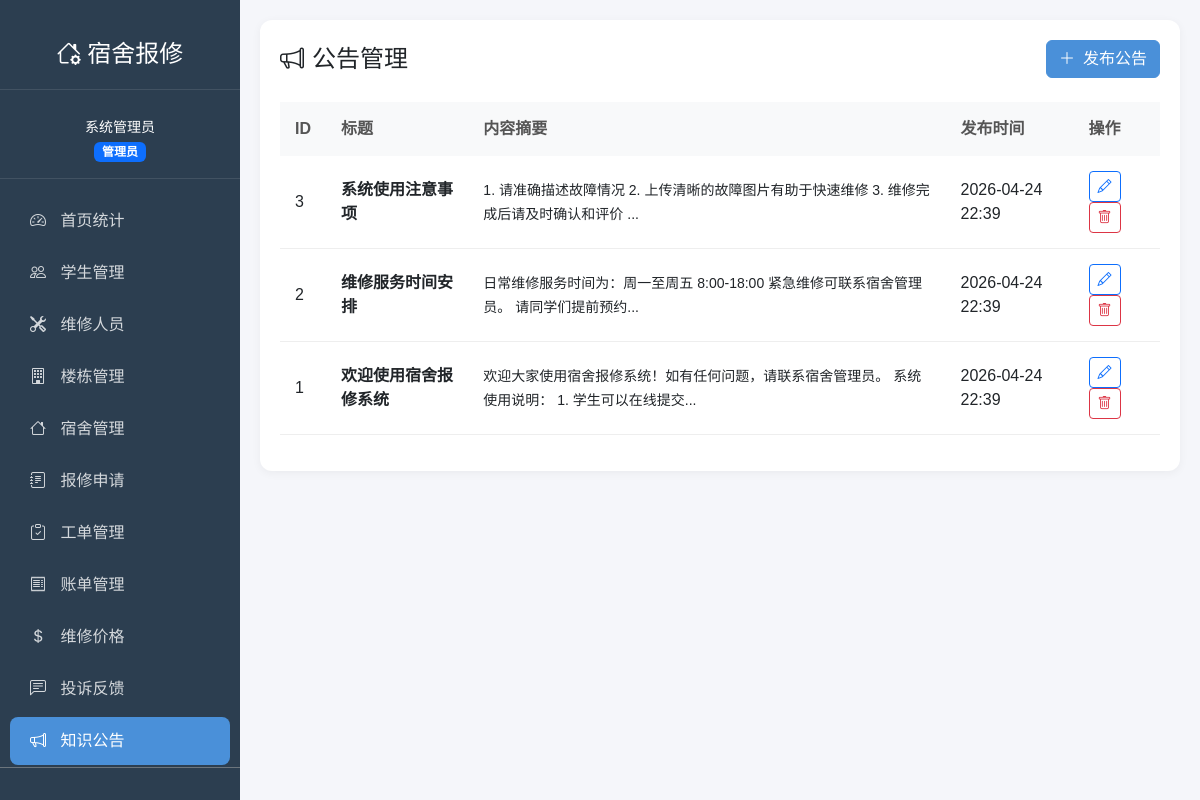
Page /admin/announcements (signed in) on the committed database.
### models.py (models this page shows, shortened)
class User(UserMixin, db.Model):
    __tablename__ = 'users'
    id = db.Column(db.Integer, primary_key=True)
    username = db.Column(db.String(50), unique=True, nullable=False)
    password_hash = db.Column(db.String(255), nullable=False)
    name = db.Column(db.String(50), nullable=False)
    role = db.Column(db.String(20), nullable=False)  # admin/worker/student
    phone = db.Column(db.String(20))
    email = db.Column(db.String(100))
    created_at = db.Column(db.DateTime, default=datetime.now)
    student_dormitory = db.relationship('StudentDormitory', backref='student', lazy=True)
    worker_info = db.relationship('Worker', backref='user', uselist=False, lazy=True)

class Announcement(db.Model):
    __tablename__ = 'announcements'
    id = db.Column(db.Integer, primary_key=True)
    title = db.Column(db.String(200), nullable=False)
    content = db.Column(db.Text, nullable=False)
    created_at = db.Column(db.DateTime, default=datetime.now)

### routes/admin.py (the view)
@admin_bp.route('/announcements')
def announcements():
    page = request.args.get('page', 1, type=int)
    per_page = 15
    pagination = Announcement.query.order_by(Announcement.created_at.desc()).paginate(page=page, per_page=per_page, error_out=False)
    return render_template('admin/announcements.html', announcements=pagination.items, pagination=pagination)

### routes/admin.py (called while the page is built)
@admin_bp.before_request
def check_admin():
    if not current_user.is_authenticated or current_user.role != 'admin':
        if request.endpoint and 'auth' not in request.endpoint:
            flash('您没有权限访问该页面', 'danger')
            return redirect(url_for('auth.login'))

### templates/admin/announcements.html (shortened to what this page needs)
{% extends "base.html" %}
{% block content %}
<div class="content-card">
    <div class="d-flex justify-content-between align-items-center mb-4">
        <h4 class="mb-0"><i class="bi bi-megaphone me-2"></i>公告管理</h4>
        <a href="{{ url_for('admin.announcements_add') }}" class="btn btn-primary">
            <i class="bi bi-plus-lg me-2"></i>发布公告
        </a>
    </div>
    <div class="table-responsive">
        <table class="table table-modern">
            <thead>
                <tr>
                    <th>ID</th>
                    <th>标题</th>
                    <th>内容摘要</th>
                    <th>发布时间</th>
                    <th>操作</th>
                </tr>
            </thead>
            <tbody>
                {% for a in announcements %}
                <tr>
                    <td>{{ a.id }}</td>
                    <td><strong>{{ a.title }}</strong></td>
                    <td><small>{{ a.content[:50] }}...</small></td>
                    <td>{{ a.created_at.strftime('%Y-%m-%d %H:%M') }}</td>
                    <td>
                        <a href="{{ url_for('admin.announcements_edit', id=a.id) }}" class="btn btn-sm btn-outline-primary"><i class="bi bi-pencil"></i></a>
                        <form method="POST" action="{{ url_for('admin.announcements_delete', id=a.id) }}" style="display:inline;">
                            <button type="submit" class="btn btn-sm btn-outline-danger" onclick="return confirm('确定要删除吗？')"><i class="bi bi-trash"></i></button>
                        </form>
                    </td>
                </tr>
                {% else %}
                <tr><td colspan="5" class="text-center text-muted py-5">暂无公告</td></tr>
                {% endfor %}
            </tbody>
        </table>
    </div>
</div>
{% endblock %}

### templates/base.html (shortened to what this page needs)
<!DOCTYPE html>
<html lang="zh-CN">
<head>
    <link href="https://cdn.jsdelivr.net/npm/bootstrap@5.3.0/dist/css/bootstrap.min.css" rel="stylesheet">
    <link href="https://cdn.jsdelivr.net/npm/bootstrap-icons@1.10.0/font/bootstrap-icons.css" rel="stylesheet">
</head>
<body>
    {% if current_user.is_authenticated %}
    <div class="sidebar">
        <div class="logo">
            <h4><i class="bi bi-house-gear"></i> 宿舍报修</h4>
        </div>
        <div class="user-info">
            <small>{{ current_user.name }}</small><br>
            <span class="badge bg-{{ 'primary' if current_user.role == 'admin' else ('success' if current_user.role == 'worker' else 'info') }}">
                {{ '管理员' if current_user.role == 'admin' else ('维修工' if current_user.role == 'worker' else '学生') }}
            </span>
        </div>
        {% if current_user.role == 'admin' %}
        <nav class="nav flex-column mt-3">
            <a class="nav-link {% if request.endpoint == 'admin.index' %}active{% endif %}" href="{{ url_for('admin.index') }}">
                <i class="bi bi-speedometer2"></i> 首页统计
            </a>
            <a class="nav-link {% if 'students' in request.endpoint %}active{% endif %}" href="{{ url_for('admin.students') }}">
                <i class="bi bi-people"></i> 学生管理
            </a>
            <a class="nav-link {% if 'workers' in request.endpoint %}active{% endif %}" href="{{ url_for('admin.workers') }}">
                <i class="bi bi-tools"></i> 维修人员
            </a>
            <a class="nav-link {% if request.endpoint == 'admin.buildings' %}active{% endif %}" href="{{ url_for('admin.buildings') }}">
                <i class="bi bi-building"></i> 楼栋管理
            </a>
            <a class="nav-link {% if request.endpoint == 'admin.dormitories' %}active{% endif %}" href="{{ url_for('admin.dormitories') }}">
                <i class="bi bi-house"></i> 宿舍管理
            </a>
            <a class="nav-link {% if request.endpoint == 'admin.repair_requests' %}active{% endif %}" href="{{ url_for('admin.repair_requests') }}">
                <i class="bi bi-journal-text"></i> 报修申请
            </a>
            <a class="nav-link {% if request.endpoint == 'admin.work_orders' %}active{% endif %}" href="{{ url_for('admin.work_orders') }}">
                <i class="bi bi-clipboard-check"></i> 工单管理
            </a>
            <a class="nav-link {% if request.endpoint == 'admin.bills' %}active{% endif %}" href="{{ url_for('admin.bills') }}">
                <i class="bi bi-receipt"></i> 账单管理
            </a>
            <a class="nav-link {% if request.endpoint == 'admin.repair_items' %}active{% endif %}" href="{{ url_for('admin.repair_items') }}">
                <i class="bi bi-currency-dollar"></i> 维修价格
            </a>
            <a class="nav-link {% if request.endpoint == 'admin.complaints' %}active{% endif %}" href="{{ url_for('admin.complaints') }}">
                <i class="bi bi-chat-left-text"></i> 投诉反馈
            </a>
            <a class="nav-link {% if request.endpoint == 'admin.announcements' %}active{% endif %}" href="{{ url_for('admin.announcements') }}">
                <i class="bi bi-megaphone"></i> 知识公告
            </a>
        </nav>
        {% endif %}
        <div class="mt-auto p-3 border-top border-secondary">
            <a class="nav-link {% if request.endpoint == 'auth.profile' %}active{% endif %}" href="{{ url_for('auth.profile') }}">
            </a>
        </div>
    </div>
    {% endif %}
    <main class="main-content">
        {% block content %}{% endblock %}
    </main>
</body>
</html>

### templates/base.html (style rules this page uses)
:root { --primary-color: #4a90d9; --sidebar-bg: #2c3e50; --sidebar-hover: #34495e; }
body { font-family: 'PingFang SC', 'Microsoft YaHei', sans-serif; background-color: #f5f6fa; }
.sidebar { position: fixed; top: 0; left: 0; height: 100vh; width: 240px; background: var(--sidebar-bg); color: #fff; padding-top: 20px; overflow-y: auto; }
.sidebar .logo { text-align: center; padding: 20px; border-bottom: 1px solid rgba(255,255,255,0.1); margin-bottom: 10px; }
.sidebar .logo h4 { margin: 0; color: #fff; }
.sidebar .user-info { text-align: center; padding: 15px; border-bottom: 1px solid rgba(255,255,255,0.1); }
.sidebar .nav-link { color: rgba(255,255,255,0.8); padding: 12px 20px; margin: 2px 10px; border-radius: 8px; transition: all 0.3s; }
.sidebar .nav-link.active { background: var(--primary-color); color: #fff; }
.sidebar .nav-link i { margin-right: 10px; }
.main-content { margin-left: 240px; padding: 20px; min-height: 100vh; }
.content-card { background: #fff; border-radius: 12px; padding: 20px; box-shadow: 0 2px 10px rgba(0,0,0,0.05); }
.table-modern { border-collapse: separate; border-spacing: 0; }
.table-modern thead th { background: #f8f9fa; border: none; padding: 15px; font-weight: 600; color: #555; }
.table-modern tbody td { border: none; border-bottom: 1px solid #eee; padding: 15px; vertical-align: middle; }
.btn-primary { background: var(--primary-color); border-color: var(--primary-color); }

### rows in the picture
User: name "系统管理员", role "管理员"
Announcement: id "3", title "系统使用注意事项", content "1. 请准确描述故障情况 2. 上传清晰的故障图片有助于快速维修 3. 维修完成后请及时确认和评价", created_at "2026-04-24 22:39"
Announcement: id "2", title "维修服务时间安排", content "日常维修服务时间为：周一至周五 8:00-18:00 紧急维修可联系宿舍管理员。 请同学们提前预约", created_at "2026-04-24 22:39"
Announcement: id "1", title "欢迎使用宿舍报修系统", content "欢迎大家使用宿舍报修系统！如有任何问题，请联系宿舍管理员。 系统使用说明： 1. 学生可以在线提交", created_at "2026-04-24 22:39"
